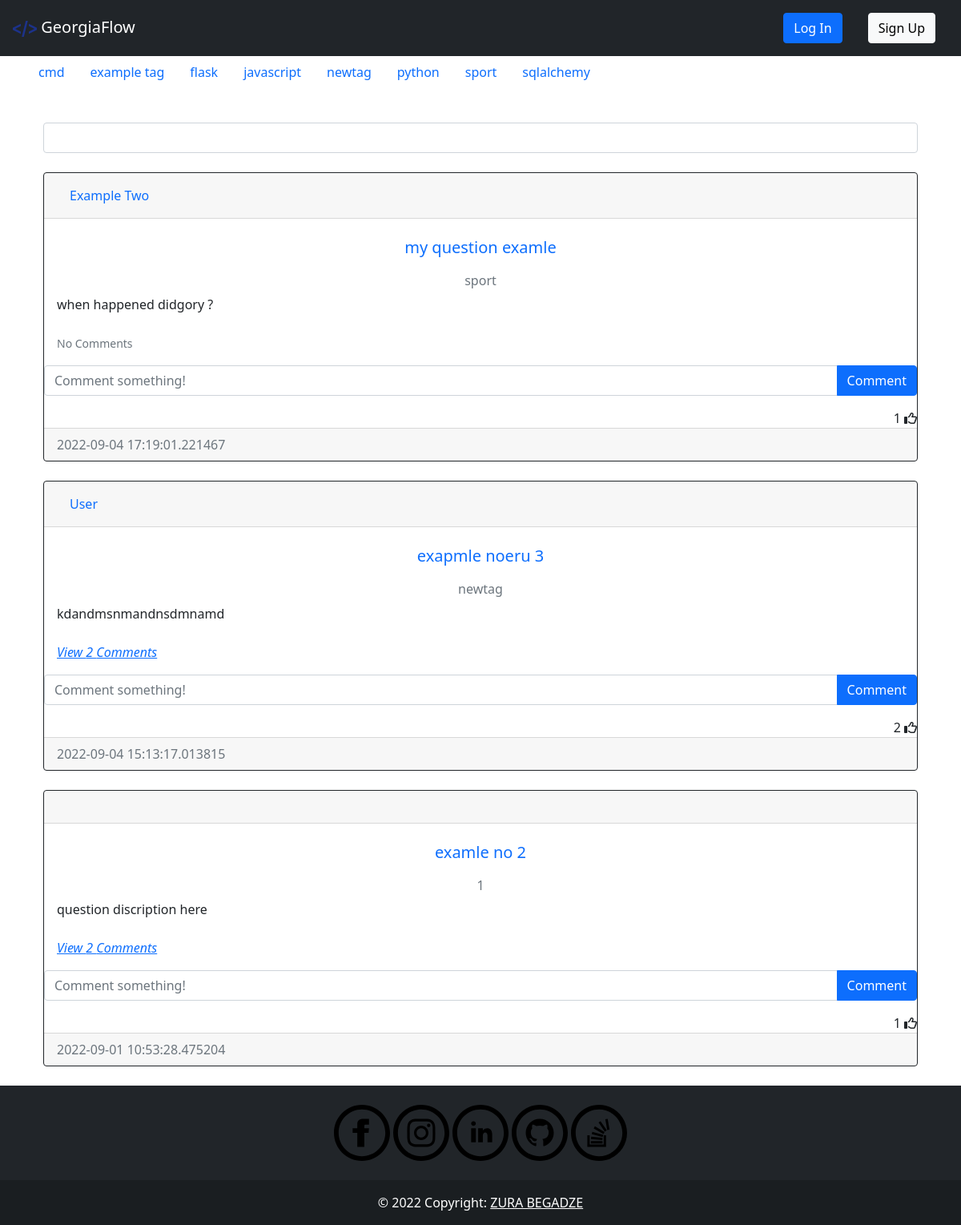
The app's page /index, older data.
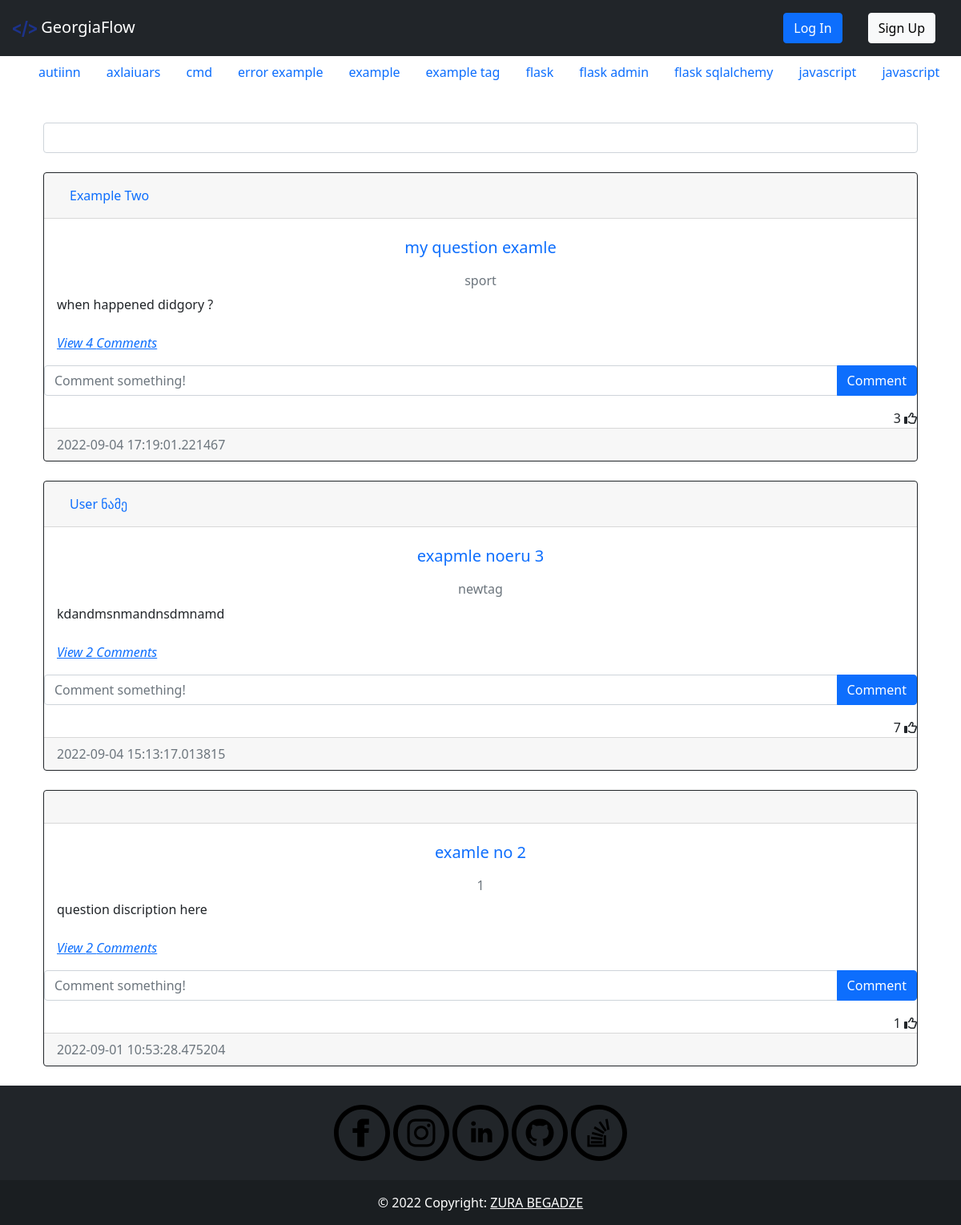
The same page, newer data.
### question/models.py (models this page shows, shortened)
class Tag(db.Model):
    __tablename__='tag'
    id =db.Column(db.Integer, primary_key=True)
    name = db.Column(db.String(40), nullable = False, unique=True, index=True)
    date_created = db.Column(db.DateTime, default = datetime.utcnow())
    author = db.Column(db.Integer, db.ForeignKey('user.id', ondelete="CASCADE"), nullable=False)

class Post(db.Model):
    __tablename__='post'
    id = db.Column(db.Integer, primary_key=True)
    heading = db.Column(db.String(500), nullable = False, index=True, unique=True)
    text = db.Column(db.Text, nullable=False)
    date_created = db.Column(db.DateTime, default = datetime.utcnow())
    tags = db.Column(db.String, db.ForeignKey('tag.name', ondelete="CASCADE"), unique=False, nullable=False)
    author = db.Column(db.Integer, db.ForeignKey('user.id', ondelete="CASCADE"), nullable=False)
    comments = db.relationship('Comment', backref='post', passive_deletes=True)
    likes = db.relationship('Like', backref='post', passive_deletes=True)
    corrects = db.relationship('Correct', backref='post', passive_deletes=True)

### auth/models.py (models this page shows, shortened)
class User(db.Model, UserMixin):
    __tablename__ = 'user'
    id = db.Column(db.Integer, primary_key=True)
    fullname = db.Column(db.String(200), nullable = False, index=True)
    email = db.Column(db.String(100), nullable = False, unique = True, index=True)
    linkedin = db.Column(db.String(50),  nullable = False)
    github = db.Column(db.String(45),  nullable = False)
    date_created = db.Column(db.DateTime, default = datetime.utcnow())
    password_hash = db.Column(db.String(128))
    posts = db.relationship('Post', backref='user', passive_deletes=True)
    tags = db.relationship('Tag', backref='user', passive_deletes=True)
    comments = db.relationship('Comment', backref='user', passive_deletes=True)
    likes = db.relationship('Like', backref='user', passive_deletes=True)
    correct = db.relationship('Correct', backref='correct_user', passive_deletes=True)

### api/views.py (the view)
@api.route('/')
@api.route("/index")
def index():
    tags = Tag.query.order_by(Tag.name).all()
    posts = Post.query.order_by(desc(Post.date_created)).all()
    return render_template('index.html', posts=posts, tags=tags)

### templates/index.html (shortened to what this page needs)
{% extends 'base.html' %}
{% block content %}
    <div class="form-outline mb-4" style="margin-top:2.5%">
        <input type="search" class="form-control" id="datatable-search-input">
    </div>
    <div id="posts">
    {% for post in posts %}
    <div class="card border-dark">
        <div class="card-header d-flex justify-content-between align-items-center">
            <a class="nav-item nav-link active" href="{{ url_for('auth.get_user', user_id=post.user.id) }}">{{post.user.fullname}}</a>
            <br />
        </div>
        <div class="card-body">
            <a class="card-title nav-item nav-link text-center" href="{{ url_for('post.post_detail', post_id=post.id) }}"><h5 >{{post.heading}}</h5></a>
            <h6 class="card-subtitle mb-2 text-muted text-center">{{post.tags}}</h6>
            <div class="card-text ">{{post.text}}</div>
            <br />
            <p class="card-text">
                {% if post.comments|length > 0 %}
                <a data-bs-toggle="collapse" href="#comments-{{post.id}}" role="button">
                <cite title="Source" >View {{post.comments|length}} Comments</cite>
                </a>
                {% else %}
                <small class="text-muted">No Comments</small>
                {% endif %}
            </p>
        </div>
        <form class="input-group mb-3" method="POST" action="/create-comment/{{post.id}}" >
            <input type="text" id="text"  name="text" class="form-control" placeholder="Comment something!" />
            <button type="submit" class="btn btn-primary">Comment</button>
        </form>
        <div class="text-right">
            <span id="likes-count-{{post.id}}">{{ post.likes|length }}</span>
            {% if current_user.id in post.likes|map(attribute="author")|list %}
            <i class="fas fa-thumbs-up" id="like-button-{{post.id}}" onclick="like('{{post.id}}')"></i>
            {% else %}
            <i class="far fa-thumbs-up" id="like-button-{{post.id}}" onclick="like('{{post.id}}')"></i>
            {% endif %}
        </div>
        <div class="card-footer text-muted">{{post.date_created}}</div>
    </div>
    <br/ > {% endfor %}
    </div>
{% endblock %}

### templates/base.html (shortened to what this page needs)
<!DOCTYPE html>
<html lang="en">
    <head>
        <link rel="stylesheet" href="{{ url_for('static', filename='css/index.css')}}"></link>
        <link rel="stylesheet" href="https://cdnjs.cloudflare.com/ajax/libs/font-awesome/4.7.0/css/font-awesome.min.css"/>
        <link rel="stylesheet" href="https://cdn.jsdelivr.net/npm/bootstrap@5.2.0/dist/css/bootstrap.min.css"/>
        <link rel="stylesheet" href="https://cdn.jsdelivr.net/npm/bootstrap@4.6.2/dist/css/bootstrap.min.css"/>
        <link rel="stylesheet" href="https://cdn.jsdelivr.net/npm/bootstrap@4.1.3/dist/css/bootstrap.min.css"/>
        <link rel="stylesheet" href="https://cdn.jsdelivr.net/npm/bootstrap@5.0.2/dist/css/bootstrap.min.css"/>
    </head>
    <body>
        <nav class="navbar navbar-expand-lg   navbar-dark bg-dark">
            <a class="navbar-brand" href="{{ url_for('api.index') }}"><img style="width:30px" src="{{ url_for('static', filename='images/newicon.png')}}"> GeorgiaFlow</a>
            <div class="collapse navbar-collapse" id="navbarTogglerDemo03">
                {%if current_user.is_authenticated %}
                    <div class="btn-group" style="margin-right:5%">
                        <button type="button" class="btn btn-sm btn-secondary dropdown-toggle" data-bs-toggle="dropdown">{{current_user.fullname}}</button>
                        <ul class="dropdown-menu">
                            <li>
                                <a class="dropdown-item" href="{{ url_for('auth.get_user', user_id=current_user.id) }}">{{current_user.fullname}}</a>
                            </li>
                            <li>
                                <a class="dropdown-item" href="{{ url_for('auth.update', user_id=current_user.id) }}">Update Profile</a>
                            </li>
                            <li>
                                <a class="dropdown-item" href="{{ url_for('auth.update_password', user_id=current_user.id) }}">Update Password</a>
                            </li>
                            <div class="dropdown-divider"></div>
                            <a class="dropdown-item" href="{{ url_for('auth.logout') }}">Log Out</a>
                            </div>
                        </ul>
                    </div>
                {%else%}
                    <a class="nav-link" href="{{ url_for('auth.login') }}"><button type="button" class="btn btn-primary">Log In</button></a>
                    <a class="nav-link" href="{{ url_for('auth.signup') }}"><button type="button" class="btn btn-light">Sign Up</button></a>
                {%endif%}
            </div>
        </nav>
        <nav class="navtag ">
            <ul class="navtagul">
                {%for tag in tags%}
                    <li><a class="navtaga nav-link" href="{{ url_for('post.tag_posts', tag_name=tag.name) }}">{{tag.name}}</a></li>
                {%endfor%}
            </ul>
        </nav>
        <div class="container">{% block content %}{% endblock %}</div>
        {%block footer%}
        <footer class="bg-dark text-center text-white">
            <div class="container p-4 pb-0">
                <section class="mb-4">
                    <a href="https://www.facebook.com/zura.begadze.35/" target="_blank"></a>
                    <a href="https://www.instagram.com/zura__begadze/" target="_blank"> </a>
                    <a href="https://www.linkedin.com/in/zura-begadze/" target="_blank"></a>
                    <a href="https://github.com/papitokarlo" target="_blank"></a>
                    <a href="https://stackoverflow.com/users/16176444/zura-begadze" target="_blank"> </a>
                </section>
            </div>
            <div class="text-center p-3" style="background-color: rgba(0, 0, 0, 0.2);">
                © 2022 Copyright:
                <a class="text-white" href="">ZURA BEGADZE</a>
            </div>
        </footer>
        {%endblock%}
    </body>
</html>

Row changes from the older to the newer data that the page shows:
no longer on this page (row unchanged): Tag: name "newtag"
no longer on this page (row unchanged): Tag: name "python"
no longer on this page (row unchanged): Tag: name "sport"
no longer on this page (row unchanged): Tag: name "sqlalchemy"
added Tag: name "autiinn"
added Tag: name "axlaiuars"
added Tag: name "error example"
added Tag: name "example"
added Tag: name "flask admin"
added Tag: name "flask sqlalchemy"
added Tag: name "javascript"
shown differently, row unchanged: Post "my question examle": comments|length (not shown) → "4"; likes|length "1" → "3"; text "No Comments" → "View Comments"
changed through a linked row, Post "exapmle noeru 3": user.fullname "User" → "User ნამე"; likes|length "2" → "7"
